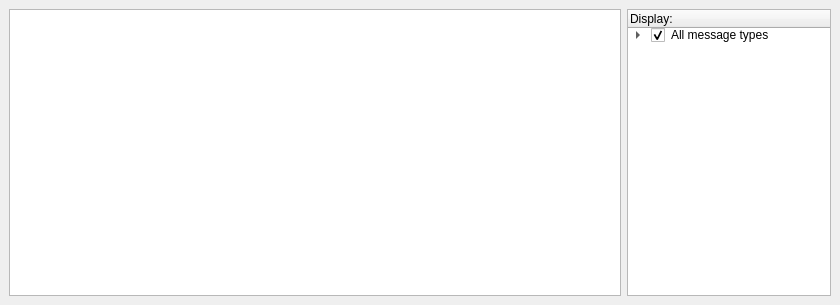
<?xml version="1.0" encoding="UTF-8"?>
<ui version="4.0">
 <class>LogRegistryDock</class>
 <widget class="QDockWidget" name="LogRegistryDock">
  <property name="geometry">
   <rect>
    <x>0</x>
    <y>0</y>
    <width>840</width>
    <height>305</height>
   </rect>
  </property>
  <property name="windowTitle">
   <string>Log</string>
  </property>
  <widget class="QWidget" name="log_registry_widget">
   <layout class="QHBoxLayout" name="horizontalLayout" stretch="3,1">
    <item>
     <widget class="QTableView" name="log_view"/>
    </item>
    <item>
     <widget class="QTreeWidget" name="filter_tree">
      <attribute name="headerVisible">
       <bool>true</bool>
      </attribute>
      <column>
       <property name="text">
        <string>Display:</string>
       </property>
      </column>
      <item>
       <property name="text">
        <string>All message types</string>
       </property>
       <property name="checkState">
        <enum>Checked</enum>
       </property>
       <item>
        <property name="text">
         <string>info</string>
        </property>
        <property name="checkState">
         <enum>Checked</enum>
        </property>
       </item>
       <item>
        <property name="text">
         <string>warning</string>
        </property>
        <property name="checkState">
         <enum>Checked</enum>
        </property>
       </item>
       <item>
        <property name="text">
         <string>error</string>
        </property>
        <property name="checkState">
         <enum>Checked</enum>
        </property>
       </item>
       <item>
        <property name="text">
         <string>critical</string>
        </property>
        <property name="checkState">
         <enum>Checked</enum>
        </property>
       </item>
       <item>
        <property name="text">
         <string>debug</string>
        </property>
        <property name="checkState">
         <enum>Checked</enum>
        </property>
       </item>
      </item>
     </widget>
    </item>
   </layout>
  </widget>
 </widget>
 <resources/>
 <connections/>
</ui>
